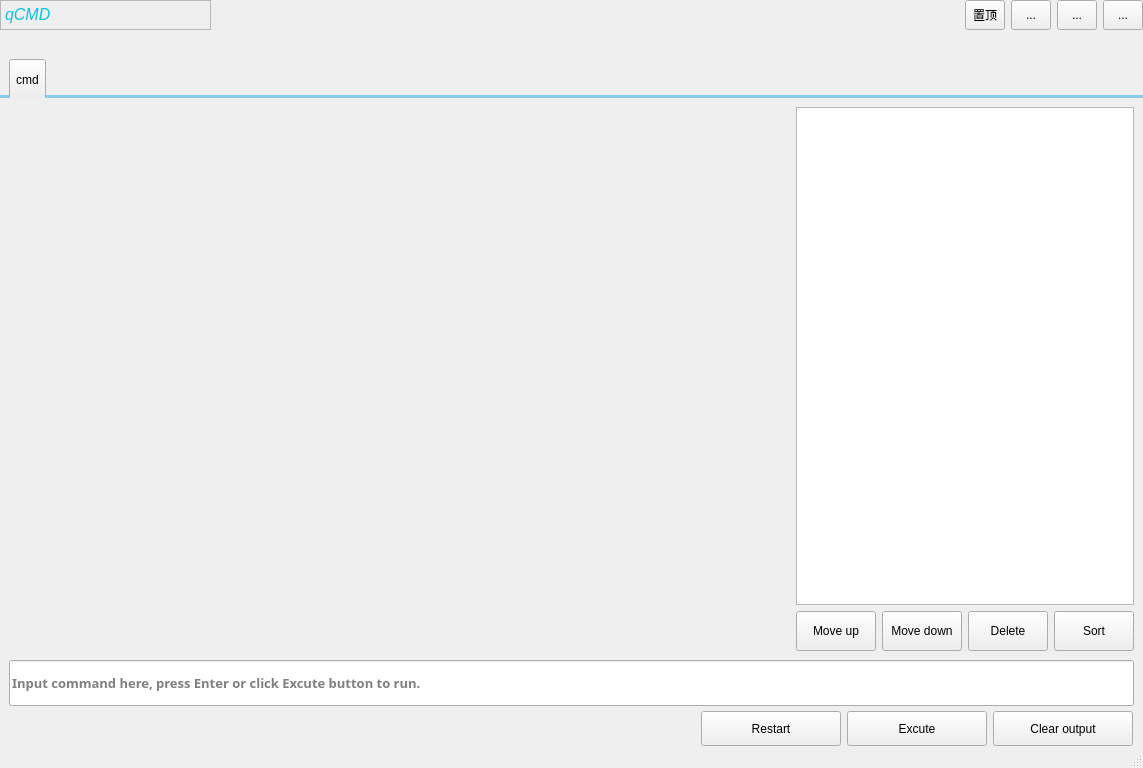
<?xml version="1.0" encoding="UTF-8"?>
<ui version="4.0">
 <class>MainWindow</class>
 <widget class="QMainWindow" name="MainWindow">
  <property name="geometry">
   <rect>
    <x>0</x>
    <y>0</y>
    <width>1143</width>
    <height>768</height>
   </rect>
  </property>
  <property name="minimumSize">
   <size>
    <width>800</width>
    <height>600</height>
   </size>
  </property>
  <property name="windowTitle">
   <string>CMD</string>
  </property>
  <property name="styleSheet">
   <string notr="true"/>
  </property>
  <widget class="QWidget" name="centralwidget">
   <property name="styleSheet">
    <string notr="true"/>
   </property>
   <layout class="QVBoxLayout" name="verticalLayout">
    <property name="spacing">
     <number>0</number>
    </property>
    <property name="leftMargin">
     <number>0</number>
    </property>
    <property name="topMargin">
     <number>0</number>
    </property>
    <property name="rightMargin">
     <number>0</number>
    </property>
    <property name="bottomMargin">
     <number>0</number>
    </property>
    <item>
     <widget class="QWidget" name="top_widget" native="true">
      <property name="sizePolicy">
       <sizepolicy hsizetype="Preferred" vsizetype="Fixed">
        <horstretch>0</horstretch>
        <verstretch>0</verstretch>
       </sizepolicy>
      </property>
      <property name="maximumSize">
       <size>
        <width>16777215</width>
        <height>30</height>
       </size>
      </property>
      <property name="styleSheet">
       <string notr="true"/>
      </property>
      <layout class="QHBoxLayout" name="horizontalLayout_14">
       <property name="spacing">
        <number>6</number>
       </property>
       <property name="sizeConstraint">
        <enum>QLayout::SetNoConstraint</enum>
       </property>
       <property name="leftMargin">
        <number>0</number>
       </property>
       <property name="topMargin">
        <number>0</number>
       </property>
       <property name="rightMargin">
        <number>0</number>
       </property>
       <property name="bottomMargin">
        <number>0</number>
       </property>
       <item>
        <widget class="QTextBrowser" name="title_label">
         <property name="enabled">
          <bool>false</bool>
         </property>
         <property name="sizePolicy">
          <sizepolicy hsizetype="Maximum" vsizetype="Expanding">
           <horstretch>0</horstretch>
           <verstretch>0</verstretch>
          </sizepolicy>
         </property>
         <property name="maximumSize">
          <size>
           <width>147727</width>
           <height>16777215</height>
          </size>
         </property>
         <property name="font">
          <font>
           <pointsize>2</pointsize>
          </font>
         </property>
         <property name="styleSheet">
          <string notr="true"/>
         </property>
         <property name="verticalScrollBarPolicy">
          <enum>Qt::ScrollBarAlwaysOff</enum>
         </property>
         <property name="horizontalScrollBarPolicy">
          <enum>Qt::ScrollBarAlwaysOff</enum>
         </property>
         <property name="lineWrapMode">
          <enum>QTextEdit::NoWrap</enum>
         </property>
         <property name="markdown">
          <string>*qCMD*

</string>
         </property>
         <property name="html">
          <string>&lt;!DOCTYPE HTML PUBLIC &quot;-//W3C//DTD HTML 4.0//EN&quot; &quot;http://www.w3.org/TR/REC-html40/strict.dtd&quot;&gt;
&lt;html&gt;&lt;head&gt;&lt;meta name=&quot;qrichtext&quot; content=&quot;1&quot; /&gt;&lt;meta charset=&quot;utf-8&quot; /&gt;&lt;style type=&quot;text/css&quot;&gt;
p, li { white-space: pre-wrap; }
hr { height: 1px; border-width: 0; }
li.unchecked::marker { content: &quot;\2610&quot;; }
li.checked::marker { content: &quot;\2612&quot;; }
&lt;/style&gt;&lt;/head&gt;&lt;body style=&quot; font-family:'Microsoft YaHei UI'; font-size:2pt; font-weight:400; font-style:normal;&quot;&gt;
&lt;p style=&quot; margin-top:0px; margin-bottom:0px; margin-left:0px; margin-right:0px; -qt-block-indent:0; text-indent:0px;&quot;&gt;&lt;span style=&quot; font-size:12pt; font-style:italic; color:#09c1e1;&quot;&gt;qCMD&lt;/span&gt;&lt;/p&gt;&lt;/body&gt;&lt;/html&gt;</string>
         </property>
         <property name="placeholderText">
          <string/>
         </property>
         <property name="class" stdset="0">
          <string notr="true">title</string>
         </property>
        </widget>
       </item>
       <item>
        <spacer name="horizontalSpacer_7">
         <property name="orientation">
          <enum>Qt::Horizontal</enum>
         </property>
         <property name="sizeHint" stdset="0">
          <size>
           <width>793</width>
           <height>20</height>
          </size>
         </property>
        </spacer>
       </item>
       <item>
        <widget class="QToolButton" name="stay_top_btn">
         <property name="sizePolicy">
          <sizepolicy hsizetype="Minimum" vsizetype="Expanding">
           <horstretch>0</horstretch>
           <verstretch>0</verstretch>
          </sizepolicy>
         </property>
         <property name="minimumSize">
          <size>
           <width>40</width>
           <height>20</height>
          </size>
         </property>
         <property name="toolTip">
          <string>窗口置顶</string>
         </property>
         <property name="styleSheet">
          <string notr="true"/>
         </property>
         <property name="text">
          <string>置顶</string>
         </property>
         <property name="iconSize">
          <size>
           <width>14</width>
           <height>14</height>
          </size>
         </property>
         <property name="popupMode">
          <enum>QToolButton::DelayedPopup</enum>
         </property>
         <property name="toolButtonStyle">
          <enum>Qt::ToolButtonIconOnly</enum>
         </property>
        </widget>
       </item>
       <item>
        <widget class="QToolButton" name="min_btn">
         <property name="sizePolicy">
          <sizepolicy hsizetype="Minimum" vsizetype="Expanding">
           <horstretch>0</horstretch>
           <verstretch>0</verstretch>
          </sizepolicy>
         </property>
         <property name="minimumSize">
          <size>
           <width>40</width>
           <height>20</height>
          </size>
         </property>
         <property name="toolTip">
          <string>最小化</string>
         </property>
         <property name="styleSheet">
          <string notr="true"/>
         </property>
         <property name="text">
          <string>...</string>
         </property>
         <property name="iconSize">
          <size>
           <width>16</width>
           <height>16</height>
          </size>
         </property>
         <property name="checkable">
          <bool>false</bool>
         </property>
        </widget>
       </item>
       <item>
        <widget class="QToolButton" name="max_btn">
         <property name="sizePolicy">
          <sizepolicy hsizetype="Minimum" vsizetype="Expanding">
           <horstretch>0</horstretch>
           <verstretch>0</verstretch>
          </sizepolicy>
         </property>
         <property name="minimumSize">
          <size>
           <width>40</width>
           <height>20</height>
          </size>
         </property>
         <property name="toolTip">
          <string>最大化</string>
         </property>
         <property name="text">
          <string>...</string>
         </property>
        </widget>
       </item>
       <item>
        <widget class="QToolButton" name="close_btn">
         <property name="sizePolicy">
          <sizepolicy hsizetype="Minimum" vsizetype="Expanding">
           <horstretch>0</horstretch>
           <verstretch>0</verstretch>
          </sizepolicy>
         </property>
         <property name="minimumSize">
          <size>
           <width>40</width>
           <height>20</height>
          </size>
         </property>
         <property name="toolTip">
          <string>关闭CMD</string>
         </property>
         <property name="text">
          <string>...</string>
         </property>
        </widget>
       </item>
      </layout>
     </widget>
    </item>
    <item>
     <layout class="QVBoxLayout" name="verticalLayout_5">
      <property name="sizeConstraint">
       <enum>QLayout::SetMaximumSize</enum>
      </property>
      <item>
       <spacer name="verticalSpacer_2">
        <property name="orientation">
         <enum>Qt::Vertical</enum>
        </property>
        <property name="sizeType">
         <enum>QSizePolicy::Fixed</enum>
        </property>
        <property name="sizeHint" stdset="0">
         <size>
          <width>20</width>
          <height>28</height>
         </size>
        </property>
       </spacer>
      </item>
      <item>
       <widget class="QWidget" name="tab_widget" native="true">
        <property name="minimumSize">
         <size>
          <width>0</width>
          <height>40</height>
         </size>
        </property>
        <property name="styleSheet">
         <string notr="true">border-bottom: 3px solid skyblue;</string>
        </property>
        <widget class="QWidget" name="horizontalLayoutWidget_4">
         <property name="geometry">
          <rect>
           <x>0</x>
           <y>1</y>
           <width>1111</width>
           <height>41</height>
          </rect>
         </property>
         <layout class="QHBoxLayout" name="tab_layout">
          <property name="sizeConstraint">
           <enum>QLayout::SetMaximumSize</enum>
          </property>
          <property name="leftMargin">
           <number>9</number>
          </property>
          <item>
           <widget class="QToolButton" name="cmd_bar">
            <property name="sizePolicy">
             <sizepolicy hsizetype="Fixed" vsizetype="Expanding">
              <horstretch>0</horstretch>
              <verstretch>0</verstretch>
             </sizepolicy>
            </property>
            <property name="text">
             <string>cmd</string>
            </property>
           </widget>
          </item>
          <item>
           <widget class="QToolButton" name="add_bar">
            <property name="sizePolicy">
             <sizepolicy hsizetype="Fixed" vsizetype="Expanding">
              <horstretch>0</horstretch>
              <verstretch>0</verstretch>
             </sizepolicy>
            </property>
            <property name="minimumSize">
             <size>
              <width>24</width>
              <height>0</height>
             </size>
            </property>
            <property name="toolTip">
             <string>add a new tab widget.</string>
            </property>
            <property name="styleSheet">
             <string notr="true">border:none;background-color:rgba(0,0,0,0);background-color:rgba(200,200,200,0);</string>
            </property>
            <property name="text">
             <string/>
            </property>
            <property name="autoRepeatDelay">
             <number>305</number>
            </property>
           </widget>
          </item>
          <item>
           <spacer name="horizontalSpacer_8">
            <property name="orientation">
             <enum>Qt::Horizontal</enum>
            </property>
            <property name="sizeHint" stdset="0">
             <size>
              <width>40</width>
              <height>20</height>
             </size>
            </property>
           </spacer>
          </item>
         </layout>
        </widget>
       </widget>
      </item>
      <item>
       <layout class="QHBoxLayout" name="horizontalLayout_3" stretch="7,3">
        <property name="sizeConstraint">
         <enum>QLayout::SetMaximumSize</enum>
        </property>
        <property name="leftMargin">
         <number>0</number>
        </property>
        <property name="topMargin">
         <number>0</number>
        </property>
        <property name="rightMargin">
         <number>0</number>
        </property>
        <item>
         <widget class="CommandWidget" name="cmd_widget" native="true">
          <property name="sizePolicy">
           <sizepolicy hsizetype="Expanding" vsizetype="Expanding">
            <horstretch>0</horstretch>
            <verstretch>0</verstretch>
           </sizepolicy>
          </property>
          <property name="styleSheet">
           <string notr="true"/>
          </property>
         </widget>
        </item>
        <item>
         <widget class="QWidget" name="widget_2" native="true">
          <layout class="QVBoxLayout" name="verticalLayout_6">
           <property name="leftMargin">
            <number>0</number>
           </property>
           <property name="topMargin">
            <number>9</number>
           </property>
           <property name="rightMargin">
            <number>9</number>
           </property>
           <property name="bottomMargin">
            <number>9</number>
           </property>
           <item>
            <widget class="QTreeView" name="treeView">
             <property name="sizePolicy">
              <sizepolicy hsizetype="Expanding" vsizetype="Expanding">
               <horstretch>0</horstretch>
               <verstretch>0</verstretch>
              </sizepolicy>
             </property>
             <property name="minimumSize">
              <size>
               <width>0</width>
               <height>0</height>
              </size>
             </property>
             <property name="styleSheet">
              <string notr="true"/>
             </property>
             <property name="indentation">
              <number>1</number>
             </property>
             <property name="rootIsDecorated">
              <bool>true</bool>
             </property>
             <property name="animated">
              <bool>true</bool>
             </property>
             <property name="allColumnsShowFocus">
              <bool>true</bool>
             </property>
             <property name="wordWrap">
              <bool>false</bool>
             </property>
             <attribute name="headerVisible">
              <bool>false</bool>
             </attribute>
            </widget>
           </item>
           <item>
            <widget class="QFrame" name="frame_2">
             <property name="sizePolicy">
              <sizepolicy hsizetype="Expanding" vsizetype="Fixed">
               <horstretch>0</horstretch>
               <verstretch>1</verstretch>
              </sizepolicy>
             </property>
             <property name="minimumSize">
              <size>
               <width>0</width>
               <height>40</height>
              </size>
             </property>
             <property name="styleSheet">
              <string notr="true">QFrame{border:none;background-color:rgba(0,0,0,0);}</string>
             </property>
             <property name="frameShape">
              <enum>QFrame::StyledPanel</enum>
             </property>
             <property name="frameShadow">
              <enum>QFrame::Raised</enum>
             </property>
             <layout class="QHBoxLayout" name="horizontalLayout_17" stretch="1,1,1,1">
              <property name="spacing">
               <number>6</number>
              </property>
              <property name="leftMargin">
               <number>0</number>
              </property>
              <property name="topMargin">
               <number>0</number>
              </property>
              <property name="rightMargin">
               <number>0</number>
              </property>
              <property name="bottomMargin">
               <number>0</number>
              </property>
              <item>
               <widget class="QPushButton" name="move_up_button">
                <property name="sizePolicy">
                 <sizepolicy hsizetype="Minimum" vsizetype="Expanding">
                  <horstretch>0</horstretch>
                  <verstretch>0</verstretch>
                 </sizepolicy>
                </property>
                <property name="text">
                 <string>Move up</string>
                </property>
               </widget>
              </item>
              <item>
               <widget class="QPushButton" name="move_down_button">
                <property name="sizePolicy">
                 <sizepolicy hsizetype="Minimum" vsizetype="Expanding">
                  <horstretch>0</horstretch>
                  <verstretch>0</verstretch>
                 </sizepolicy>
                </property>
                <property name="text">
                 <string>Move down</string>
                </property>
               </widget>
              </item>
              <item>
               <widget class="QPushButton" name="delete_button">
                <property name="sizePolicy">
                 <sizepolicy hsizetype="Minimum" vsizetype="Expanding">
                  <horstretch>0</horstretch>
                  <verstretch>0</verstretch>
                 </sizepolicy>
                </property>
                <property name="text">
                 <string>Delete</string>
                </property>
               </widget>
              </item>
              <item>
               <widget class="QPushButton" name="sort_button">
                <property name="sizePolicy">
                 <sizepolicy hsizetype="Minimum" vsizetype="Expanding">
                  <horstretch>0</horstretch>
                  <verstretch>0</verstretch>
                 </sizepolicy>
                </property>
                <property name="text">
                 <string>Sort</string>
                </property>
               </widget>
              </item>
             </layout>
            </widget>
           </item>
          </layout>
         </widget>
        </item>
       </layout>
      </item>
      <item>
       <widget class="QWidget" name="widget" native="true">
        <layout class="QHBoxLayout" name="horizontalLayout_2">
         <property name="topMargin">
          <number>0</number>
         </property>
         <property name="bottomMargin">
          <number>0</number>
         </property>
         <item>
          <widget class="QLineEdit" name="lineEdit">
           <property name="minimumSize">
            <size>
             <width>0</width>
             <height>46</height>
            </size>
           </property>
           <property name="font">
            <font>
             <family>JetBrains Mono SemiBold</family>
             <pointsize>10</pointsize>
             <bold>true</bold>
            </font>
           </property>
           <property name="styleSheet">
            <string notr="true"/>
           </property>
           <property name="text">
            <string/>
           </property>
           <property name="placeholderText">
            <string>Input command here, press Enter or click Excute button to run.</string>
           </property>
          </widget>
         </item>
        </layout>
       </widget>
      </item>
      <item>
       <widget class="QFrame" name="btn_frame">
        <property name="sizePolicy">
         <sizepolicy hsizetype="Expanding" vsizetype="Fixed">
          <horstretch>0</horstretch>
          <verstretch>0</verstretch>
         </sizepolicy>
        </property>
        <property name="minimumSize">
         <size>
          <width>0</width>
          <height>40</height>
         </size>
        </property>
        <property name="styleSheet">
         <string notr="true">QFrame{border:none;background-color:rgba(0,0,0,0);}</string>
        </property>
        <property name="frameShape">
         <enum>QFrame::StyledPanel</enum>
        </property>
        <property name="frameShadow">
         <enum>QFrame::Raised</enum>
        </property>
        <layout class="QHBoxLayout" name="horizontalLayout_18">
         <property name="leftMargin">
          <number>0</number>
         </property>
         <property name="topMargin">
          <number>5</number>
         </property>
         <property name="rightMargin">
          <number>10</number>
         </property>
         <property name="bottomMargin">
          <number>0</number>
         </property>
         <item>
          <spacer name="horizontalSpacer">
           <property name="orientation">
            <enum>Qt::Horizontal</enum>
           </property>
           <property name="sizeHint" stdset="0">
            <size>
             <width>40</width>
             <height>20</height>
            </size>
           </property>
          </spacer>
         </item>
         <item>
          <widget class="QPushButton" name="restart_button">
           <property name="sizePolicy">
            <sizepolicy hsizetype="Minimum" vsizetype="Expanding">
             <horstretch>0</horstretch>
             <verstretch>0</verstretch>
            </sizepolicy>
           </property>
           <property name="minimumSize">
            <size>
             <width>140</width>
             <height>0</height>
            </size>
           </property>
           <property name="styleSheet">
            <string notr="true"/>
           </property>
           <property name="text">
            <string>Restart</string>
           </property>
          </widget>
         </item>
         <item>
          <widget class="QPushButton" name="excute_button">
           <property name="sizePolicy">
            <sizepolicy hsizetype="Minimum" vsizetype="Expanding">
             <horstretch>0</horstretch>
             <verstretch>0</verstretch>
            </sizepolicy>
           </property>
           <property name="minimumSize">
            <size>
             <width>140</width>
             <height>0</height>
            </size>
           </property>
           <property name="styleSheet">
            <string notr="true"/>
           </property>
           <property name="text">
            <string>Excute</string>
           </property>
          </widget>
         </item>
         <item>
          <widget class="QPushButton" name="clear_button">
           <property name="sizePolicy">
            <sizepolicy hsizetype="Minimum" vsizetype="Expanding">
             <horstretch>0</horstretch>
             <verstretch>0</verstretch>
            </sizepolicy>
           </property>
           <property name="minimumSize">
            <size>
             <width>140</width>
             <height>0</height>
            </size>
           </property>
           <property name="text">
            <string>Clear output</string>
           </property>
          </widget>
         </item>
        </layout>
       </widget>
      </item>
     </layout>
    </item>
   </layout>
  </widget>
  <widget class="QStatusBar" name="statusbar"/>
 </widget>
 <customwidgets>
  <customwidget>
   <class>CommandWidget</class>
   <extends>QWidget</extends>
   <header>commandwidget.h</header>
   <container>1</container>
  </customwidget>
 </customwidgets>
 <resources/>
 <connections/>
</ui>
